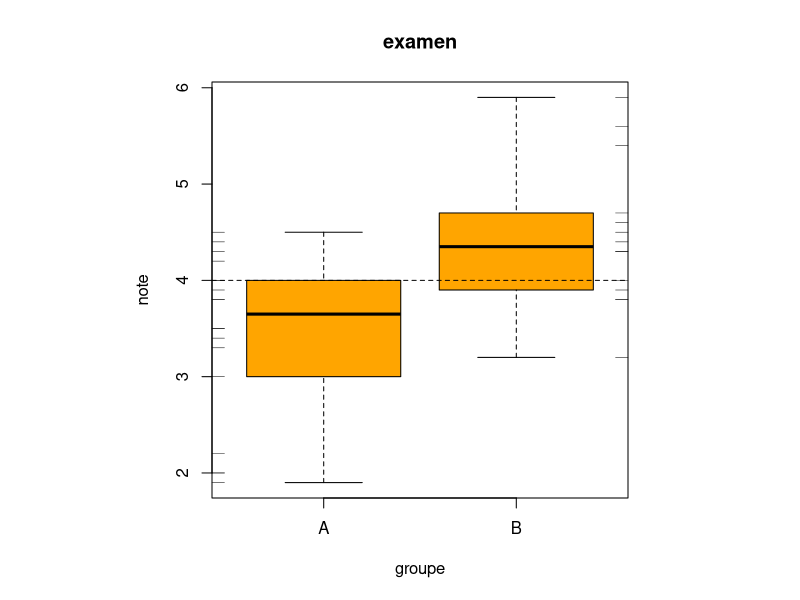

Write the R code that produced this figure. (Note: this script raises an error after producing the figure.)
## ---- chunk 1
library("e1071")
library("lattice")
## ---- chunk 2
examen <- read.table("data/examen.txt", header=T)
examen.a = split(examen$note, examen$groupe)$A
examen.b = split(examen$note, examen$groupe)$B
## ---- chunk 3
par(pty="s")
boxplot(note~groupe, data=examen, main="examen", col="orange")
abline(h=4, lty=2)
rug(examen.a, side=2)
rug(examen.b, side=4)
## ---- chunk 4
sd(examen.a)
sd(examen.b)
## ---- chunk 5
summary(examen.a)
## ---- chunk 6
skewness(examen.a)
## ---- chunk 7
data(Titanic)
View(Titanic)
## ---- chunk 8
titanic.bar<-barchart(Class~Survived|Sex+Age, data=as.data.frame(Titanic),
                      groups=Survived, stack=TRUE, layout=c(4,1),
                      auto.key=list(title="Survived", columns=2))
